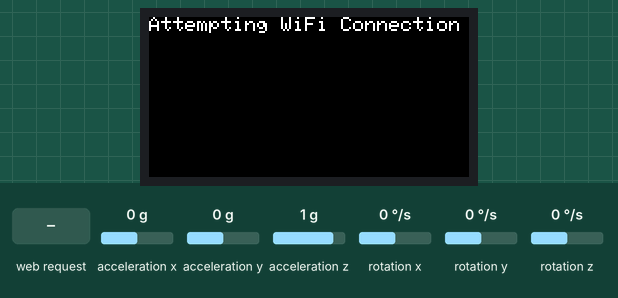
This sketch was run on a simulated ESP32. On the bench: 160×80 colour display. The test bench sets the inputs (shaded band); at power-on: acceleration x 0 g, acceleration y 0 g, acceleration z 1 g, rotation x 0 °/s, rotation y 0 °/s, rotation z 0 °/s. WiFi joins after 1.5 s; servers stay silent unless stated; what the sketch prints to the serial monitor is not drawn.

Above: at 0.2 s.
At 2.8 s:
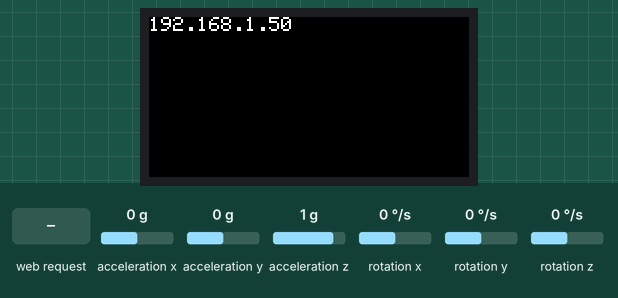
2.9 s: HTTP request GET /stream received
At 4.2 s:
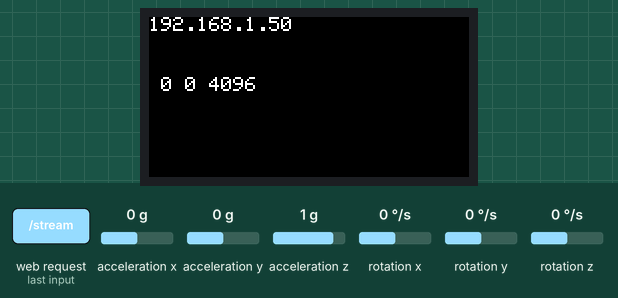
4.5 s: HTTP request GET /config received
Timing chart, 0 to 7.5 s (numbered marks = the images above; inputs shaded):
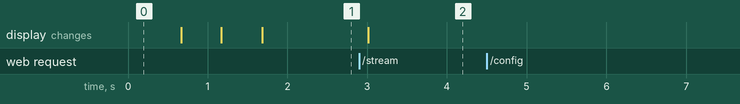

The sketch:

ssi_wifi_data_capture.ino
```cpp
#include <M5StickC.h>
#include <WiFi.h>

const int SAMPLES_PER_PACKET=10;
const int PACKET_SIZE=SAMPLES_PER_PACKET*6;

// Replace with your network credentials
const char* ssid = "";
const char* password = "";

const char* json_config = \
"{"\
   "\"sample_rate\":100,"\
   "\"samples_per_packet\":10,"\
   "\"column_location\":{"\
  "  \"AccelerometerX\":0,"
  "  \"AccelerometerY\":1,"
  "  \"AccelerometerZ\":2,"
  "  \"GyroscopeX\":3,"
  "  \"GyroscopeY\":4,"
  "  \"GyroscopeZ\":5"
   "}"\
"}\r\n" ;

// Set web server port number to 80
WiFiServer server(80);

// Variable to store the HTTP request
String header;
int bytesRead = 0;
int16_t timer=0;

// Current time
unsigned long currentTime = millis();
// Previous time
unsigned long previousTime = 0;
// Define timeout time in milliseconds (example: 2000ms = 2s)
const long timeoutTime = 2000;


int16_t accX = 0;
int16_t accY = 0;
int16_t accZ = 0;

int16_t gyroX = 0;
int16_t gyroY = 0;
int16_t gyroZ = 0;

int16_t pData[PACKET_SIZE];


void setup() {

  // put your setup code here, to run once:
  M5.begin();
  M5.IMU.Init();
  M5.Lcd.setRotation(3);
  M5.Lcd.fillScreen(BLACK);
  M5.Lcd.setTextSize(1);
  M5.Lcd.setCursor(0, 0);

  Serial.begin(115200);


  // Connect to Wi-Fi network with SSID and password
  Serial.print("Connecting to ");
  Serial.println(ssid);
  WiFi.begin(ssid, password);
  M5.Lcd.println("Attempting WiFi Connection");
  while (WiFi.status() != WL_CONNECTED) {
    delay(500);
    M5.Lcd.print(".");
  }
   M5.Lcd.fillScreen(BLACK);
   M5.Lcd.setCursor(0, 0);
  // Print local IP address and start web server
  M5.Lcd.println(WiFi.localIP());
  server.begin();
}


void get_sawtooth(int16_t* ax, int16_t* ay, int16_t* az, int16_t sign ){

  *ax = sign * timer;
  *ay = sign * (timer+(int16_t)10);
  *az = sign * (timer+(int16_t)20);
  timer++;

  if ( sign == 1 && timer > 500){timer=0;}
}


void loop(){
  WiFiClient client = server.available();   // Listen for incoming clients
  // put your main code here, to run repeatedly:


  if (client) {                             // If a new client connects,
    currentTime = millis();
    previousTime = currentTime;
    Serial.println("New Client.");          // print a message out in the serial port
    String currentLine = "";                // make a String to hold incoming data from the client
    while (client.connected() && currentTime - previousTime <= timeoutTime) {  // loop while the client's connected
      currentTime = millis();
      if (client.available()) {             // if there's bytes to read from the client,
        char c = client.read();             // read a byte, then
        Serial.write(c);                    // print it out the serial monitor
        header += c;
        if (c == '\n') {                    // if the byte is a newline character
          // if the current line is blank, you got two newline characters in a row.
          // that's the end of the client HTTP request, so send a response:
          if (currentLine.length() == 0) {
            // HTTP headers always start with a response code (e.g. HTTP/1.1 200 OK)
            // and a content-type so the client knows what's coming, then a blank line:
             if (header.indexOf("GET /config") >= 0) {
               client.println("HTTP/1.1 200 OK");
                client.println("Content-type:text/json");
                client.println();
                client.println(json_config);

                // Break out of the while loop
                break;
            } else if (header.indexOf("GET /stream") >= 0) {

                client.println("HTTP/1.1 200 OK");
                client.println("Content-type:application/octet-stream");
                client.println();
                int pIndex=0;
                while (client.connected()){
		  // Test with sawtooth pattern

                  pIndex=0;
                  for (int i=0; i< SAMPLES_PER_PACKET; i++){

                  M5.IMU.getGyroAdc(&gyroX,&gyroY,&gyroZ);
                  M5.IMU.getAccelAdc(&accX,&accY,&accZ);
                  //get_sawtooth(&gyroX,&gyroY,&gyroZ,(int16_t)-1);
                  //get_sawtooth(&accX,&accY,&accZ,(int16_t)1);

                  pData[pIndex++] = accX;
                  pData[pIndex++] = accY;
                  pData[pIndex++] = accZ;
                  pData[pIndex++] = gyroX;
                  pData[pIndex++] = gyroY;
                  pData[pIndex++] = gyroZ;

                  delay(10);
                  }


                  M5.Lcd.setCursor(0, 30);
                  M5.Lcd.printf(" %d %d %d  ", accX, accY, accZ);
                  bytesRead = client.write((const char*) pData, PACKET_SIZE*2);

                }
            }

            // The HTTP response ends with another blank line
          client.println();
          } else { // if you got a newline, then clear currentLine
            currentLine = "";
          }
        } else if (c != '\r') {  // if you got anything else but a carriage return character,
          currentLine += c;      // add it to the end of the currentLine
        }
      }
    }
    // Clear the header variable
    header = "";
    // Close the connection
    client.stop();
    Serial.println("Client disconnected.");
    Serial.println("");
  }
}
```

Measured:
- after the input at 2.9 s, the display: changes after 0.11 s (image 2)
- after the input at 4.5 s, every drawn part: stays the same
